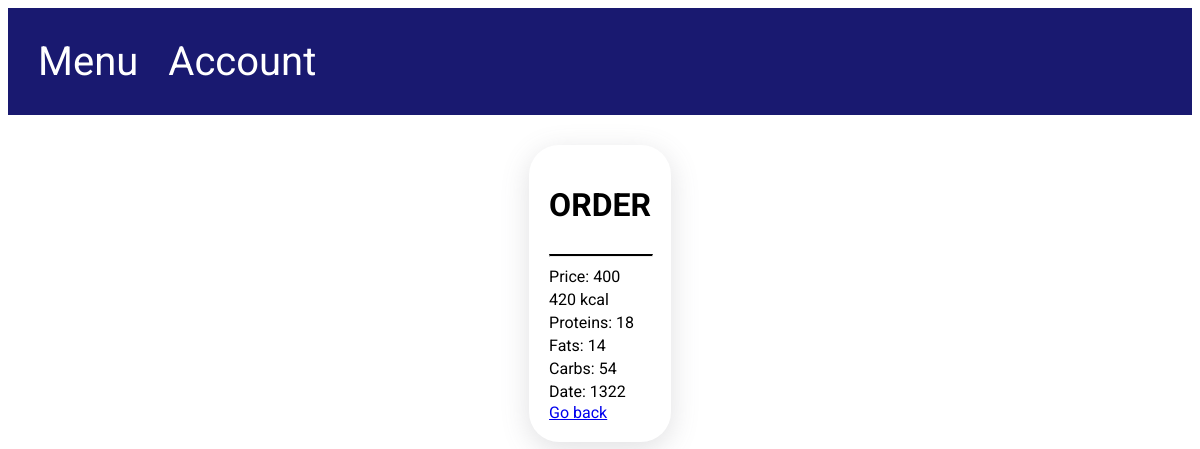
The app's page /user/orders/3 (signed in), older data.
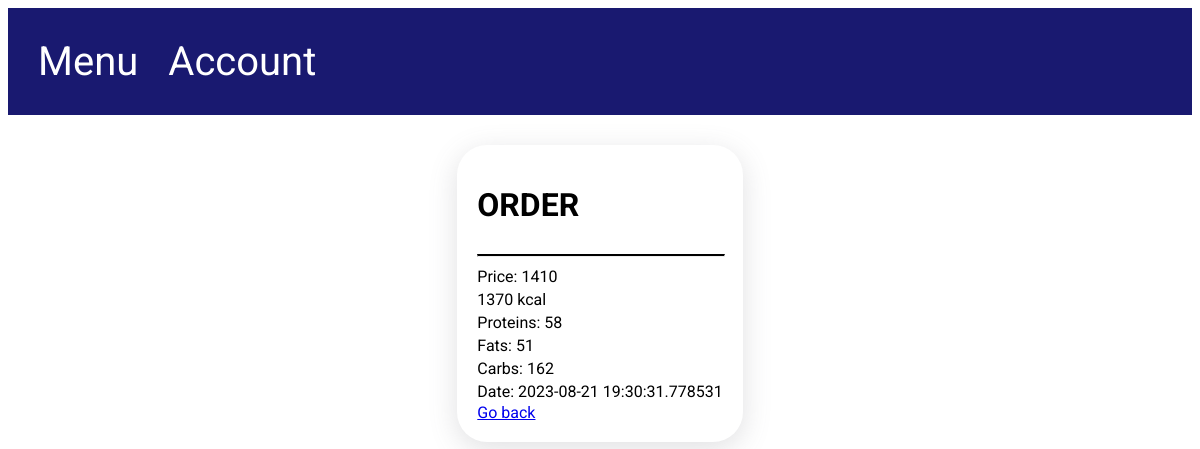
The same page, newer data.
### tables this page shows
CREATE TABLE "user_order" (
	"id"	INTEGER NOT NULL UNIQUE,
	"user_id"	INTEGER NOT NULL,
	"address_id"	INTEGER NOT NULL,
	"order_price"	TEXT NOT NULL DEFAULT 0,
	"order_kcal"	INTEGER NOT NULL DEFAULT 0,
	"order_proteins"	INTEGER NOT NULL DEFAULT 0,
	"order_fats"	INTEGER NOT NULL DEFAULT 0,
	"order_carbs"	INTEGER NOT NULL DEFAULT 0,
	"comment"	TEXT,
	"order_date"	TEXT NOT NULL,
	"order_rate"	TEXT,
	"order_status"	INTEGER NOT NULL DEFAULT 0,
	PRIMARY KEY("id" AUTOINCREMENT),
	FOREIGN KEY("address_id") REFERENCES "address"("id")
);

### app.py (the view)
@app.route('/user/orders/<order_id>', methods=['GET'])
def user_order(order_id: int):
    if session.get("user_id") is None:
        return app.redirect("/user/sign_in")
    with SQLiteDB("dish.db") as db:
        this_order = db.select_from("user_order", ["id", "order_price", "order_kcal", "order_proteins", "order_fats",
                                                   "order_carbs", "order_date"], {"user_id": session["user_id"],
                                                                                  "id": order_id})[0]
    return render_template("user_order.html", order=this_order)

### functions.py (called while the page is built)
def dict_factory(cursor, row):
    d = {}
    for idx, col in enumerate(cursor.description):
        d[col[0]] = row[idx]
    return d

    def __enter__(self):
        return self

    def __exit__(self, exc_type, exc_val, exc_tb):
        self.con.commit()
        self.con.close()

    def sql_query(self, query: str):
        answer = self.cur.execute(query)
        return answer.fetchall()

    def select_from(self, table_name: str, columns: list, where: dict = None,
                    join_table: str = None, join_columns: tuple = None):
        columns = ", ".join(columns)
        query = f"SELECT {columns} FROM {table_name}"
        if join_table:
            join_table = f" JOIN {join_table} on {join_table}.{join_columns[0]} = {table_name}.{join_columns[1]}"
            query += join_table
        if where:
            where = " WHERE " + " AND ".join([f"{key} = '{value}'" for key, value in where.items()])
            query += where
        return self.sql_query(query)

### templates/user_order.html
{% extends 'base.html' %}
{% block content %}
    <div class="container user_page">
        <div class="content-holder orders">
            <h1>ORDER</h1>
            <hr class="line">
            <p>
                Price: {{ order.order_price }}
            </p>
            <p>
                {{ order.order_kcal }} kcal
            </p>
            <p>
                Proteins: {{ order.order_proteins }}
            </p>
            <p>
                Fats: {{ order.order_fats }}
            </p>
            <p>
                Carbs: {{ order.order_carbs }}
            </p>
            <p>
                Date: {{ order.order_date }}
            </p>
            <a href="/user/orders"> Go back </a>
        </div>
    </div>
{% endblock %}

### templates/base.html (shortened to what this page needs)
<!DOCTYPE html>
<html lang="en">
<head>
    <link rel="stylesheet" href="{{ url_for('static', filename='css/style.css') }}">
</head>
<body>
    <header>
        <nav>
            <a href="/menu"> Menu </a>
            <a href="/user"> Account </a>
        </nav>
    </header>
    <main>
        {% block content %} {% endblock %}
    </main>
</body>
</html>

### static/css/style.css (style rules this page uses)
body { font-family: 'Roboto', sans-serif; }
header { display: flex; justify-content: space-between; align-items: center; font-size: 40px; margin: 0; padding: 30px; background-color: midnightblue; }
header nav { display: flex; gap: 30px; align-items: center; }
header a { color: white; text-decoration: none; }
.container { padding: 30px 50px 30px 50px; }
.content-holder { display: flex; flex-direction: column; border-radius: 30px; padding: 20px; box-shadow: rgba(100, 100, 111, 0.2) 0px 7px 29px 0px; }
.user_page { display: flex; flex-direction: column; align-items: center; }
.line { border-top: 2px solid black; width: 100% }
.orders p { margin-top: 2px; margin-bottom: 2px; }

Row changes from the older to the newer data that the page shows:
changed user_order: order_price "400" → "1410"; order_kcal "420" → "1370"; order_proteins "18" → "58"; order_fats "14" → "51"; order_carbs "54" → "162"; order_date "1322" → "2023-08-21 19:30:31.778531"
